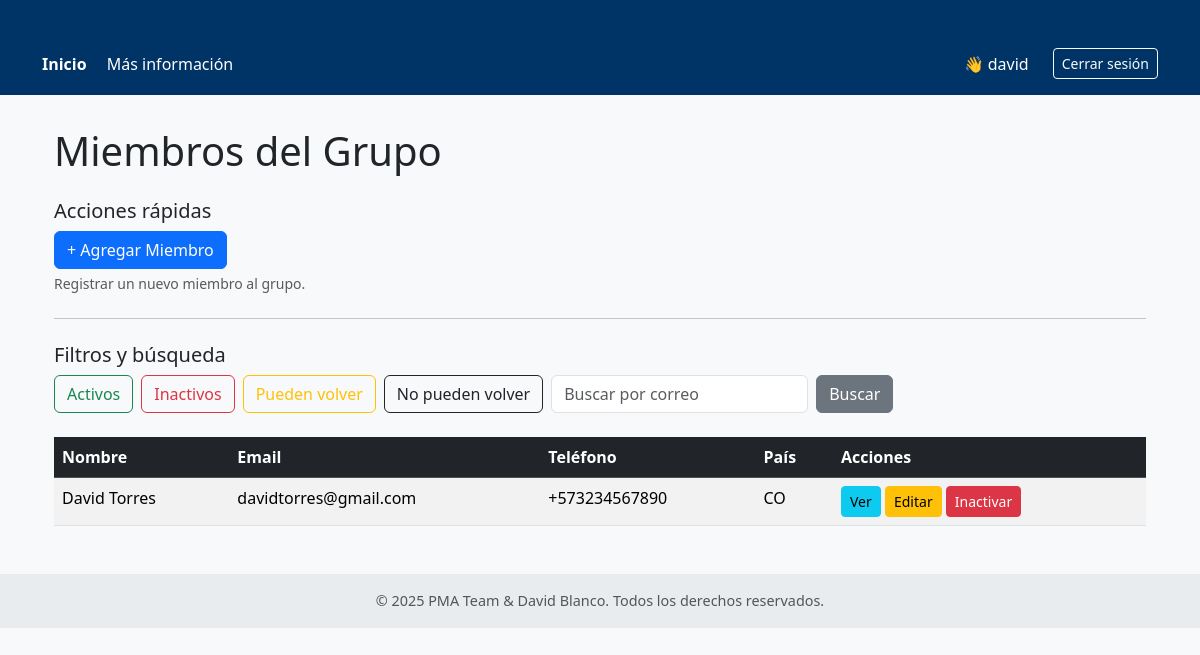
Page /miembros/listar/ (signed in) on the earlier database version.
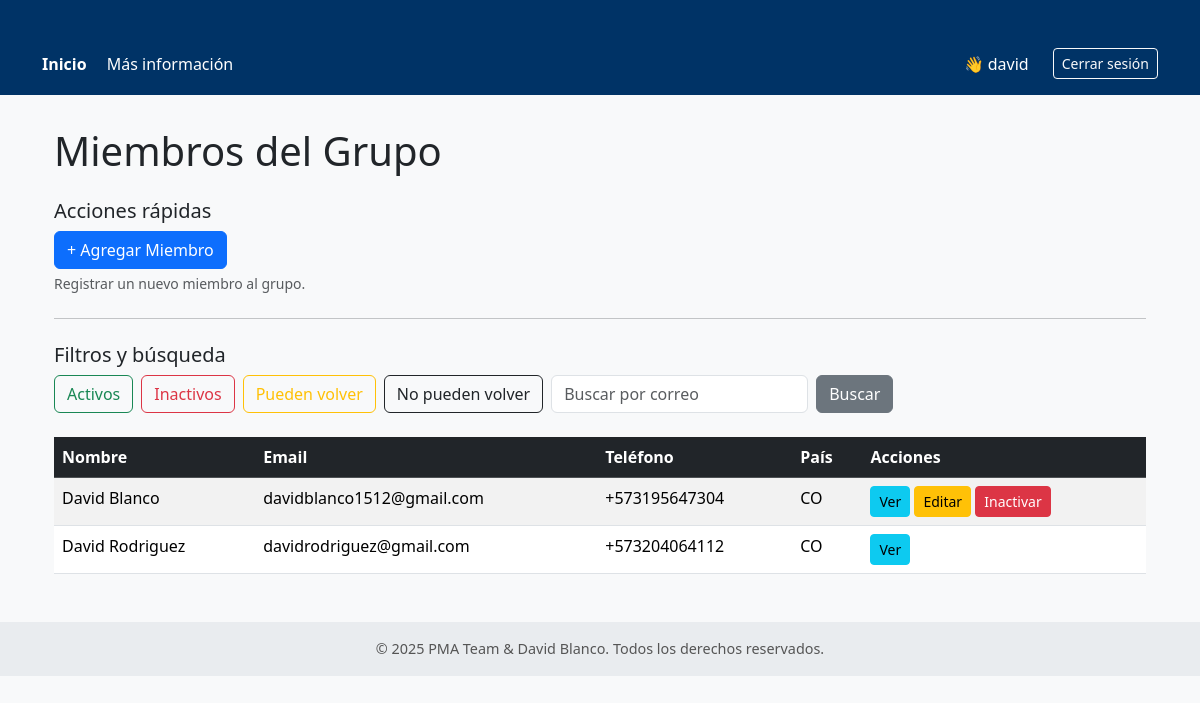
Same page on the later database version.
### miembros/models.py (models this page shows, shortened)
class Miembro(models.Model):
    nombre_completo = models.CharField(max_length=255, validators=[validar_nombre])
    pais = CountryField()
    numero_telefono = PhoneNumberField(unique=True)
    email = models.EmailField(unique=True)
    activo = models.BooleanField(default=True)
    puede_regresar = models.BooleanField(default=True)
    fecha_registro = models.DateTimeField(auto_now_add=True)

### miembros/views.py (the view)
# urls.py: path('listar/', views.ListaMiembrosView.as_view(), name='lista_miembros'),
class ListaMiembrosView(SoloStaffMixin, ListView):
    model = Miembro
    template_name = 'miembros/lista_miembros.html'
    context_object_name = 'miembros'
    paginate_by = 10
    def get_queryset(self):
        queryset = Miembro.objects.all().order_by('nombre_completo')
        filtro = self.request.GET.get('filtro')
        puede_volver = self.request.GET.get('puede_volver')
        correo = self.request.GET.get('correo')
        if filtro == 'activos':
            queryset = queryset.filter(activo=True)
        elif filtro == 'inactivos':
            queryset = queryset.filter(activo=False)
            if puede_volver == 'si':
                queryset = queryset.filter(puede_regresar=True)
            elif puede_volver == 'no':
                queryset = queryset.filter(puede_regresar=False)
        if correo:
            queryset = queryset.filter(email__icontains=correo.strip())
        return queryset

### miembros/views.py (called while the page is built)
    def test_func(self):
        return self.request.user.is_staff

### miembros/templates/miembros/lista_miembros.html (shortened to what this page needs)
{% extends 'base.html' %}
{% block content %}
<div class="container mt-4">
    <h1 class="mb-4">Miembros del Grupo</h1>
    <div class="mb-4" role="region" aria-labelledby="agregar-miembro-heading">
        <h2 id="agregar-miembro-heading" class="h5">Acciones rápidas</h2>
        <a class="btn btn-primary" href="{% url 'miembros:crear_miembro' %}" aria-describedby="agregar-miembro-desc">+ Agregar Miembro</a>
        <p id="agregar-miembro-desc" class="form-text text-muted">Registrar un nuevo miembro al grupo.</p>
    </div>
    <hr class="my-4">
    <div class="mb-4" role="region" aria-labelledby="filtros-heading">
        <h2 id="filtros-heading" class="h5">Filtros y búsqueda</h2>
        <form method="get" class="row g-2">
            <div class="col-auto">
                <a href="?filtro=activos" class="btn {% if request.GET.filtro == 'activos' %}btn-success{% else %}btn-outline-success{% endif %}">Activos</a>
            </div>
            <div class="col-auto">
                <a href="?filtro=inactivos" class="btn {% if request.GET.filtro == 'inactivos' %}btn-danger{% else %}btn-outline-danger{% endif %}">Inactivos</a>
            </div>
            <div class="col-auto">
                <a href="?filtro=pueden_volver" class="btn {% if request.GET.filtro == 'pueden_volver' %}btn-warning{% else %}btn-outline-warning{% endif %}">Pueden volver</a>
            </div>
            <div class="col-auto">
                <a href="?filtro=no_pueden_volver" class="btn {% if request.GET.filtro == 'no_pueden_volver' %}btn-dark{% else %}btn-outline-dark{% endif %}">No pueden volver</a>
            </div>
            <div class="col-auto">
                <input type="text" name="correo" placeholder="Buscar por correo" class="form-control" value="{{ request.GET.correo }}" aria-label="Buscar por correo electrónico">
            </div>
            <div class="col-auto">
                <button type="submit" class="btn btn-secondary">Buscar</button>
            </div>
        </form>
    </div>
    {% if miembros %}
        <table class="table table-striped table-hover">
            <thead class="table-dark">
                <tr>
                    <th>Nombre</th>
                    <th>Email</th>
                    <th>Teléfono</th>
                    <th>País</th>
                    <th>Acciones</th>
                </tr>
            </thead>
            <tbody>
                {% for miembro in miembros %}
                <tr>
                    <td>{{ miembro.nombre_completo }}</td>
                    <td>{{ miembro.email }}</td>
                    <td>{{ miembro.numero_telefono }}</td>
                    <td>{{ miembro.pais }}</td>
                    <td>
                        <a class="btn btn-sm btn-info" href="{% url 'miembros:detalle_miembro' miembro.pk %}">Ver</a>
                        {% if miembro.activo %}
                            <a class="btn btn-sm btn-warning" href="{% url 'miembros:editar_miembro' miembro.pk %}">Editar</a>
                            <button class="btn btn-sm btn-danger"
                                    data-bs-toggle="modal"
                                    data-bs-target="#modalEliminarMiembro"
                                    data-miembro-id="{{ miembro.pk }}"
                                    data-miembro-nombre="{{ miembro.nombre_completo }}">
                                Inactivar
                            </button>
                        {% elif miembro.puede_regresar %}
                            <a class="btn btn-sm btn-warning" href="{% url 'miembros:editar_miembro' miembro.pk %}">Editar</a>
                        {% endif %}
                    </td>
                </tr>
                {% endfor %}
            </tbody>
        </table>
    {% endif %}
</div>
{% endblock %}

### miembros/templates/base.html (shortened to what this page needs)
<!DOCTYPE html>
<html lang="es">
<head>
    <link href="https://cdn.jsdelivr.net/npm/bootstrap@5.3.3/dist/css/bootstrap.min.css" rel="stylesheet">
</head>
<body>
    <header>
        <div class="container d-flex justify-content-between align-items-center">
            <div>
                <a href="{% url 'home' %}" class="fw-bold">Inicio</a>
                <a href="{% url 'miembros:about' %}">Más información</a>
            </div>
            <div class="d-flex align-items-center">
                {% if user.is_authenticated %}
                    <span>👋 {{ user.username }}</span>
                    <form action="{% url 'logout' %}" method="post" class="d-inline ms-2">
                        <button type="submit" class="btn btn-outline-light btn-sm">Cerrar sesión</button>
                    </form>
                {% else %}
                    <a href="{% url 'login' %}" class="btn btn-light btn-sm">Iniciar sesión</a>
                {% endif %}
            </div>
        </div>
    </header>
    <main class="container">
        {% block content %}{% endblock %}
    </main>
    <footer>
        &copy; 2025 PMA Team & David Blanco. Todos los derechos reservados.
    </footer>
</body>
</html>

### miembros/templates/base.html (style rules this page uses)
body { background-color: #f8f9fa; }
header { background-color: #003366; color: white; padding: 1rem 0; }
header a, header span { color: white; text-decoration: none; margin-right: 1rem; }
.container { margin-top: 2rem; }
footer { margin-top: 3rem; padding: 1rem; background-color: #e9ecef; text-align: center; font-size: 0.9em; color: #555; }

Differences in the rows shown:
removed Miembro: nombre_completo "David Torres", email "davidtorres@gmail.com", numero_telefono "+573234567890", pais "CO"
added Miembro: nombre_completo "David Blanco", email "davidblanco1512@gmail.com", numero_telefono "+573195647304", pais "CO"
added Miembro: nombre_completo "David Rodriguez", email "davidrodriguez@gmail.com", numero_telefono "+573204064112", pais "CO"
